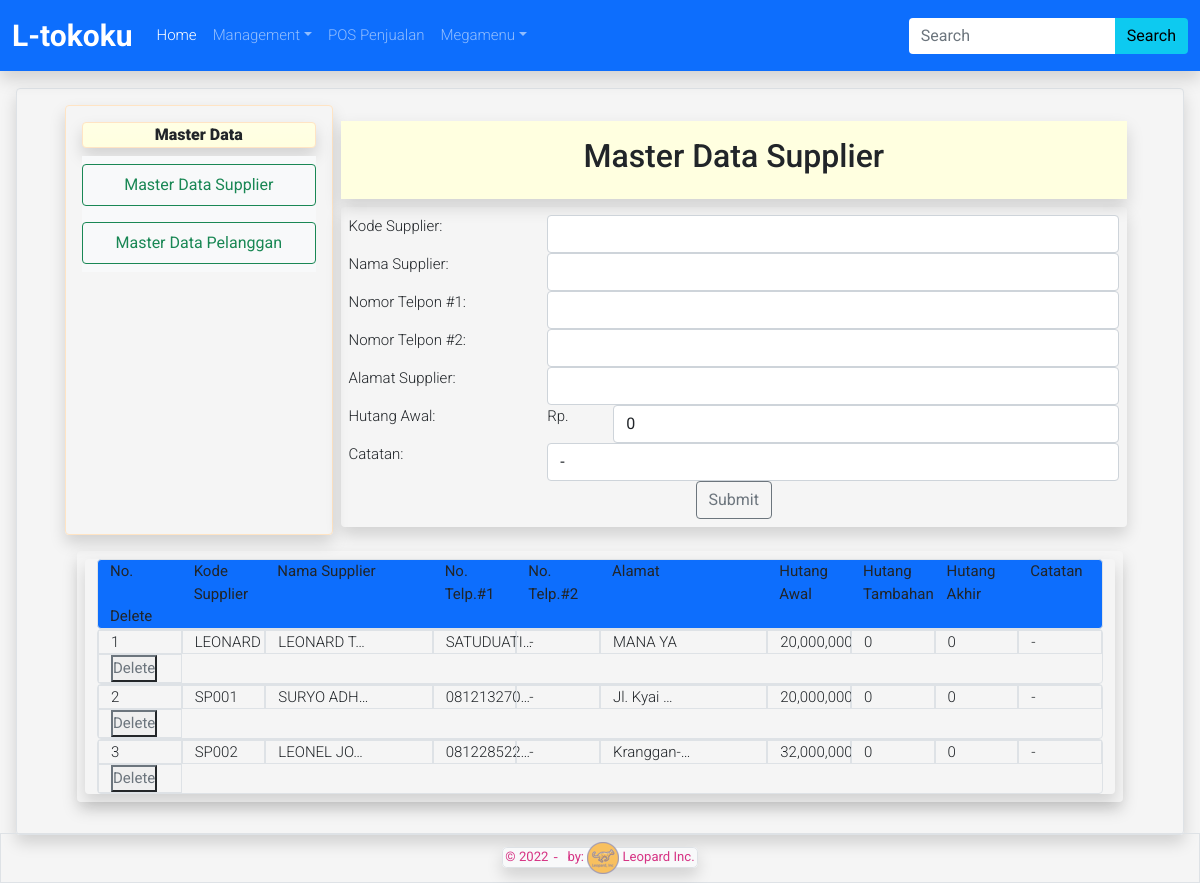
/i/ms/, run on an earlier commit of the app's database.
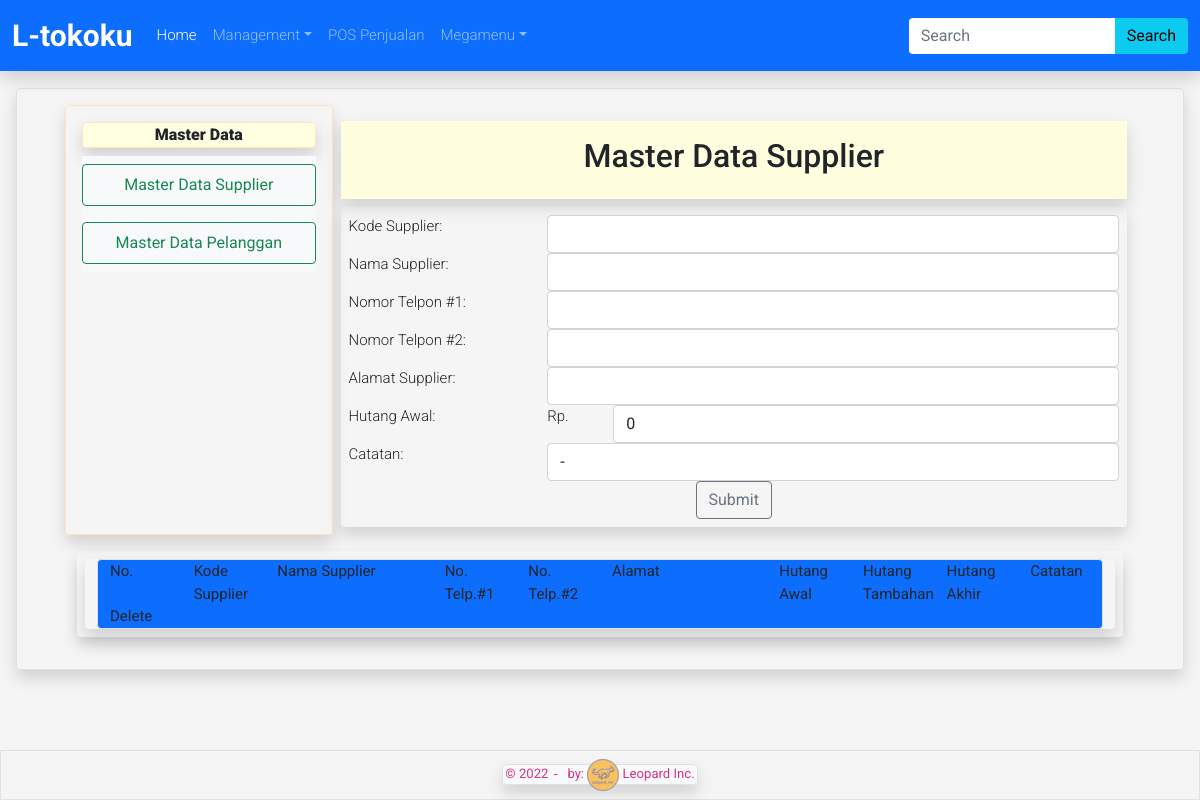
And on a later commit of the database.
### kasir/models.py (models this page shows, shortened)
class MasterSupplier(models.Model):
	kode_supplier= models.CharField(max_length=100,verbose_name="Kode Supplier",default="",primary_key=True,null=False,blank=False)
	nama_supplier = models.CharField(max_length=200,verbose_name="Nama Supplier",default="",null=False,blank=False)
	tlp1 = models.CharField(max_length=15,verbose_name="No. Telpon #1",default="",null=False,blank=False)
	tlp2 = models.CharField(max_length=15,verbose_name="No. Telpon #2",default="",null=True,blank=True)
	alamat = models.CharField(max_length=200,verbose_name="Alamat Supplier",default="",null=False,blank=False)
	hutang_awal =models.PositiveIntegerField(verbose_name="Hutang Awal",default=0)
	hutang_tambahan=models.PositiveIntegerField(verbose_name="Hutang Tambahan",default=0)
	hutang_akhir = models.PositiveIntegerField(verbose_name="Hutang Akhir",default=0)
	catatan = models.CharField(max_length=200,verbose_name="Catatan",default="-")
	def delete_master(self):
		return reverse('Delete_Master_Supplier',args=[str(self.kode_supplier)])
	class Meta:
		unique_together=["kode_supplier","nama_supplier"]
		ordering = ["kode_supplier","nama_supplier"]

### kasir/views.py (the view)
# urls.py: path("i/ms/", views.Input_Master_Supplier,name="Input_Master_Supplier"),
def Input_Master_Supplier(request):
    if request.method == "POST":
        forms = InputMasterSupplier(request.POST)
        if(forms.is_valid()):
            forms.save()
        else:
            print(forms)
    forms = InputMasterSupplier()
    data = MasterSupplier.objects.all()
    return render(request, 'input-master-supplier.html',{'form':forms,'data':data})

### kasir/forms.py
class InputMasterSupplier(forms.ModelForm):
	class Meta:
		model=MasterSupplier
		fields = "__all__"
		exclude= ['hutang_tambahan','hutang_akhir']
		widgets= {
			'kode_supplier':forms.TextInput(attrs={'class':'form-control input-lg'}),
			'nama_supplier':forms.TextInput(attrs={'class':'form-control input-lg'}),
			'tlp1':forms.TextInput(attrs={'class':'form-control input-lg'}),
			'tlp2':forms.TextInput(attrs={'class':'form-control input-lg'}),
			'alamat':forms.TextInput(attrs={'class':'form-control input-lg'}),
			'hutang_awal':forms.TextInput(attrs={'class':'form-control input-lg'}),
			'catatan':forms.TextInput(attrs={'class':'form-control input-lg'})
		}

### templates/input-master-supplier.html (shortened to what this page needs)
{% extends 'initial.html'%}
{% load humanize %}
{% block stamp%}
    Master Data Supplier
{% endblock%}
{% block header_sidebar%}
Master Data
{% endblock%}
{% block sidebar%}
    <button type="button" class="btn form-control btn-outline-success mt-2 mb-2 p-2" id="mastersupplier">Master Data Supplier</button>
    <button type="button" class="btn form-control btn-outline-success mt-2 mb-2 p-2" id="masterpelanggan">Master Data Pelanggan</button>
{% endblock%}
{% block content%}
    <div class="shadow rounded p-2">
        <form method="post">
            <div class="row">
                <div class="col-3">Kode Supplier:</div>
                <div class="col-9">{{form.kode_supplier}}</div>
            </div>
            <div class="row">
                <div class="col-3">Nama Supplier:</div>
                <div class="col-9">{{form.nama_supplier}}</div>
            </div>
            <div class="row">
                <div class="col-3">Nomor Telpon #1:</div>
                <div class="col-9">{{form.tlp1}}</div>
            </div>
            <div class="row">
                <div class="col-3">Nomor Telpon #2:</div>
                <div class="col-9">{{form.tlp2}}</div>
            </div>
            <div class="row">
                <div class="col-3">Alamat Supplier:</div>
                <div class="col-9">{{form.alamat}}</div>
            </div>
            <div class="row">
                <div class="col-3">Hutang Awal:</div>
                <div class="col-1">Rp.</div>
                <div class="col-8">{{form.hutang_awal}}</div>
            </div>
            <div class="row">
                <div class="col-3">Catatan:</div>
                <div class="col-9">{{form.catatan}}</div>
            </div>
            <div class="row">
                <div class="col-12 text-center">
                    <input type="submit" name="btnSubmit" class="btn btn-outline-secondary">
                </div>
            </div>
        </form>
    </div>
{% endblock%}
{% block mylist %}
    <div class="p-2 shadow my-3 bg-ligth rounded-2">
        <div class=" shadow  container-fluid rounded">
            <b>
                <div class="row bg-primary rounded border">
                    <div class="col-xxl-1 col-xl-1 col-lg-1 col-md-1 col-sm-1">No.</div>
                    <div class="col-xxl-1 col-xl-1 col-lg-1 col-md-1 col-sm-1">Kode Supplier</div>
                    <div class="col-xxl-1 col-xl-2 col-lg-2 col-md-2 col-sm-2">Nama Supplier</div>
                    <div class="col-xxl-1 col-xl-1 col-lg-1 col-md-1 col-sm-1">No. Telp.#1</div>
                    <div class="col-xxl-1 col-xl-1 col-lg-1 col-md-1 col-sm-1">No. Telp.#2</div>
                    <div class="col-xxl-2 col-xl-2 col-lg-2 col-md-2 col-sm-2">Alamat</div>
                    <div class="col-xxl-1 col-xl-1 col-lg-1 col-md-1 col-sm-1">Hutang Awal</div>
                    <div class="col-xxl-1 col-xl-1 col-lg-1 col-md-1 col-sm-1">Hutang Tambahan</div>
                    <div class="col-xxl-1 col-xl-1 col-lg-1 col-md-1 col-sm-1">Hutang Akhir</div>
                    <div class="col-xxl-1 col-xl-1 col-lg-1 col-md-1 col-sm-1">Catatan</div>
                    <div class="col-xxl-1 col-xl-1 col-lg-1 col-md-1 col-sm-1">Delete</div>
                </div>
            </b>
            {% for mydata in data %}
            <div class="row border rounded border">
                    <div class="col-xxl-1 col-xl-1 col-lg-1 col-md-1 col-sm-1 border">{{forloop.counter}}</div>
                    <div class="col-xxl-1 col-xl-1 col-lg-1 col-md-1 col-sm-1 border">{{mydata.kode_supplier}}</div>
                    <div class="col-xxl-1 col-xl-2 col-lg-2 col-md-2 col-sm-2 border">{{mydata.nama_supplier| truncatechars:10}}</div>
                    <div class="col-xxl-1 col-xl-1 col-lg-1 col-md-1 col-sm-1 border">{{mydata.tlp1 | truncatechars:10}}</div>
                    <div class="col-xxl-1 col-xl-1 col-lg-1 col-md-1 col-sm-1 border">
                    {% if mydata.tlp2 == None %}
                        -
                    {% else%}
                        {{mydata.tlp2 | truncatechars:10}}
                    {% endif %}
                    </div>
                    <div class="col-xxl-2 col-xl-2 col-lg-2 col-md-2 col-sm-2 border">{{mydata.alamat | truncatechars:10}}</div>
                    <div class="col-xxl-1 col-xl-1 col-lg-1 col-md-1 col-sm-1 border">{{mydata.hutang_awal | intcomma}}</div>
                    <div class="col-xxl-1 col-xl-1 col-lg-1 col-md-1 col-sm-1 border">{{mydata.hutang_tambahan | intcomma}}</div>
                    <div class="col-xxl-1 col-xl-1 col-lg-1 col-md-1 col-sm-1 border">{{mydata.hutang_akhir | intcomma}}</div>
                    <div class="col-xxl-1 col-xl-1 col-lg-1 col-md-1 col-sm-1 border">{{mydata.catatan|truncatechars:10}}</div>
                    <div class="col-xxl-1 col-xl-1 col-lg-1 col-md-1 col-sm-1 border"><button onclick="location.href='{{mydata.delete_master}}'" class="btn-outline-secondary">Delete</button></div>
            </div>
            {% endfor %}
        </div>
    </div>
{% endblock %}

### templates/initial.html (shortened to what this page needs)
{% load static %}
{% load humanize %}
<!DOCTYPE html>
<html lang="en">
<head>
    <link rel="stylesheet" href="{% static 'css/bootstrap5.min.css'%}">
    <link rel="stylesheet" href="{% static 'css/demo.css'%}">
    <link rel="stylesheet" href="{% static 'css/fontawesome.css'%}">
    <link rel="stylesheet" href="{% static 'css/google.apis.fonts.css'%}">
    <link rel="stylesheet" href="{% static 'css/style.css'%}">
    <link rel="stylesheet" href="{% static 'css/leopardcss.css'%}">
</head>
<body style="background-color: whitesmoke ;">
        <main>
            <nav class="navbar navbar-expand-lg navbar-light bg-primary navbar-dark shadow fixed-top"">
                <div class="container-fluid">
                  <a class="navbar-brand" href="#" style="font-weight: bold;font-size:30px">L-tokoku</a>
                  <div class="collapse navbar-collapse" id="navbar-content">
                    <ul class="navbar-nav mr-auto mb-2 mb-lg-0">
                      <li class="nav-item">
                        <a class="nav-link active" aria-current="page" href="#">Home</a>
                      </li>
                      <li class="nav-item dropdown">
                        <a class="nav-link dropdown-toggle" href="#" data-bs-toggle="dropdown" data-bs-auto-close="outside">Management</a>
                      </li>
                      <li class="nav-item">
                        <a class="nav-link" href="/POS/">POS Penjualan</a>
                      </li>
                      <li class="nav-item dropdown dropdown-mega position-static">
                        <a class="nav-link dropdown-toggle" href="#" data-bs-toggle="dropdown" data-bs-auto-close="outside">Megamenu</a>
                      </li>
                    </ul>
                    <form class="d-flex ms-auto">
                        <div class="input-group">
                            <input class="form-control border-0 mr-2" type="search" placeholder="Search" aria-label="Search">
                            <button class="btn btn-info border-0" type="submit">Search</button>
                        </div>
                    </form>
                  </div>
                </div>
              </nav>
        </main>
    <div class="row px-5 py-3 shadow border rounded-2 w-auto m-3 my-5">
      <div class=" col-xxl-3 col-xl-3 col-lg-3 col-md-3 col-sm-3  shadow rounded-2 p-3" style="border: 1px solid; border: 1px solid bisque;">
        <div class=" bg-light text-center bg-gradient rounded shadow mb-2" style="border: 1px solid bisque;font-weight:bold; font-size: 16px; background-color: lightyellow !important ;">
          <b>{%block header_sidebar%}{%endblock%}</b></div>
          <div class=" justify-content-center bg-light">
            {% block sidebar %}
            {% endblock %}
          </div>
      </div>
      <div class=" col-xxl-9 col-xl-9 col-lg-9 col-md-9 col-sm-9 p-2 m-auto" >
        <div class="container-fluid shadow text-center p-3 my-2 rounded-4" style="background-color:lightyellow">
            <p class="h2">{% block stamp%}{% endblock%}</p>
        </div>
        {% block content %}
        {% endblock %}
      </div>
      <div class="container-fluid">
        {% block mylist %}
        {% endblock%}
      </div>
    </div>
    <footer class="footer fixed-bottom bg-transparent py-2  border">
      <div class="container-fluid text-center">
        <code class="bg-light rounded-3 border shadow"><b>&copy; 2022 </b> - <b>by:  <img  src="{% static 'img/logo.ico'%}" alt="logo-leopard" class=" mx-auto rounded-5 d-inline-flex "> Leopard Inc.</code></b>
      </div>
    </footer>
</body>
</html>

### static/css/demo.css (style rules this page uses)
* { margin: 0; padding: 0; }
body { font-family: 'Roboto', sans-serif; font-style: normal; font-weight: 300; font-smoothing: antialiased; -webkit-font-smoothing: antialiased; -moz-osx-font-smoothing: grayscale; font-size: 15px; background: #eee; }
.btn:before { font-family: FontAwesome; font-weight: normal; margin-right: 10px; }
main { background: #fff; padding: 20px; }
code { border:1px solid #ddd; padding: 2px; border-radius: 2px; }

### static/css/style.css (style rules this page uses)
* { font-family: "Source Sans Pro", "Roboto", Arial, sans-serif; }
.nav-item.dropdown.dropdown-mega { position: static; }

What changed in the data, as far as the page shows it:
removed MasterSupplier: kode_supplier "LEONARD", nama_supplier "LEONARD T…", tlp1 "SATUDUATI…", alamat "MANA YA", hutang_awal "20,000,000", hutang_tambahan "0", hutang_akhir "0", catatan "-"
removed MasterSupplier: kode_supplier "SP001", nama_supplier "SURYO ADH…", tlp1 "081213270…", alamat "Jl. Kyai …", hutang_awal "20,000,000", hutang_tambahan "0", hutang_akhir "0", catatan "-"
removed MasterSupplier: kode_supplier "SP002", nama_supplier "LEONEL JO…", tlp1 "081228522…", alamat "Kranggan-…", hutang_awal "32,000,000", hutang_tambahan "0", hutang_akhir "0", catatan "-"
